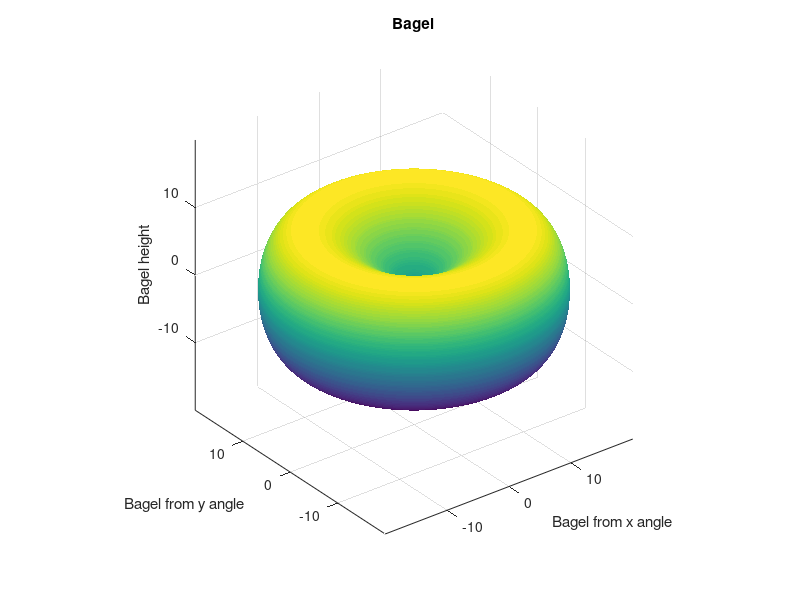

MATLAB code to generate this figure:
% 绘制一个贝果

% 定义绘图的角度参数
% 'alpha' 从 0 到 2*pi，包含 2468 个样本（点），定义水平角度
% 'beta' 从 -pi/2 到 pi/2，包含 250 个样本（点），定义垂直角度
alpha = linspace(0, 2*pi, 2468);
beta = linspace(-pi/2, pi/2, 250);
% 向量中的样本数量越多，绘制的曲面就越平滑


% 创建参数化表面的网格
% 'Alpha' 和 'Beta' 表示绘制 3D 表面时的网格坐标
[Alpha, Beta] = meshgrid(alpha, beta);

% 变量 'a' 控制 x 和 y 方向的缩放，决定贝果的半径n
a = 20; 
% 变量 'b' 控制 z 方向的缩放，影响贝果的高度
b = 9;


% x、y 和 z 坐标的参数化方程
x = a * cos(Alpha) .* cos(Beta); % 决定水平位置（x）
y = a * sin(Alpha) .* cos(Beta); % 决定水平位置（y），带有正弦变化
z = b * sin(2*Beta) + 0.001 * sin(5*Alpha); % 决定垂直位置，带有波动

% 贝果
figure;
% 创建 3D 曲面图，不显示边缘 
surf(x, y, z, 'EdgeColor', 'none'); 
axis equal; % 所有坐标轴长度相等 
% 创作题目
title('Bagel');
xlabel('Bagel from x angle');
ylabel('Bagel from y angle');
zlabel('Bagel height');
% 显示网格
grid on;
